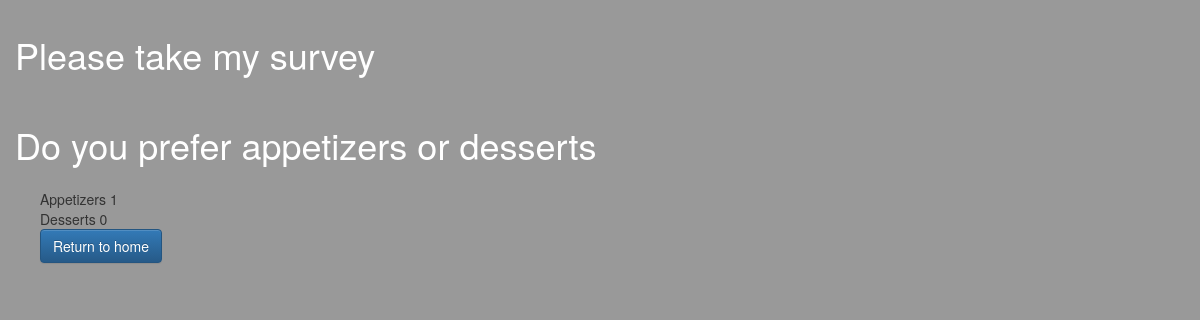
/3/results/, run on an earlier commit of the app's database.
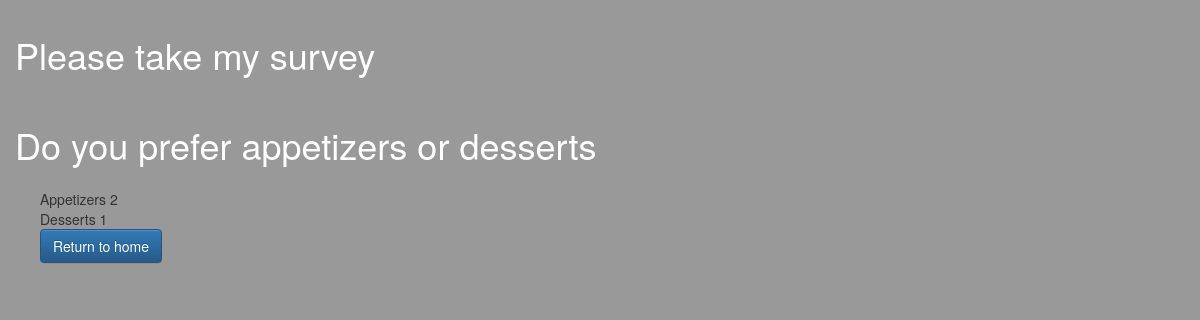
And on a later commit of the database.
### surveys/models.py (models this page shows, shortened)
class Question(models.Model):
    question_text = models.CharField(max_length=255)

class Choice(models.Model):
    question = models.ForeignKey(Question, on_delete=models.CASCADE)
    choice_text = models.CharField(max_length=255)
    votes = models.IntegerField(default=0)

### surveys/views.py (the view)
# urls.py: path('<int:pk>/results/', views.ResultsView.as_view(), name='results'),
class ResultsView(generic.DetailView):
    model = Question
    template_name = 'surveys/results.html'

### surveys/templates/surveys/results.html
{% extends 'surveys/base.html' %}
{% load static %}
{% block content %}
<h1> {{question.question_text}}</h1>
<ul>
  {% for choice in question.choice_set.all %}
    <li>{{choice.choice_text}}<span> {{choice.votes}}</span></li>
  {% endfor %}
  <a href="{% url 'surveys:index' %}"><li><button class="btn btn-primary">Return to home</button></li></a>
</ul>
{% endblock %}

### surveys/templates/surveys/base.html (shortened to what this page needs)
{% load static %}
<html>
  <head>
    <link rel="stylesheet" href="//maxcdn.bootstrapcdn.com/bootstrap/3.2.0/css/bootstrap.min.css">
    <link rel="stylesheet" href="//maxcdn.bootstrapcdn.com/bootstrap/3.2.0/css/bootstrap-theme.min.css">
    <link rel="stylesheet" type="text/css" href="{% static 'surveys/style.css' %}">
  </head>
  <body>
    <h1>Please take my survey</h1>
    {% block content %}
    {% endblock %}
  </body>
</html>

### surveys/static/surveys/style.css (style rules this page uses)
body { background-color: #999; }
h1 { color: #fff; padding: 15px; }
ul { list-style-type: none; }

What changed in the data, as far as the page shows it:
changed Choice "Appetizers": votes "1" → "2"
changed Choice "Desserts": votes "0" → "1"
